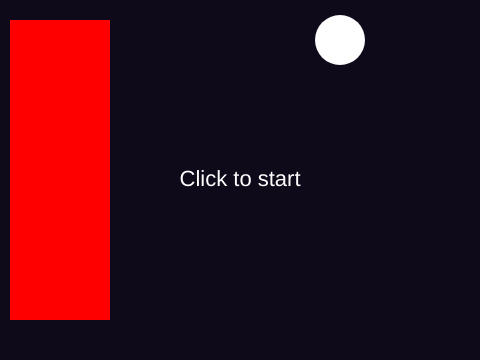
Frame 1 (no input)
Frame 60 (no input): identical to frame 1, image omitted
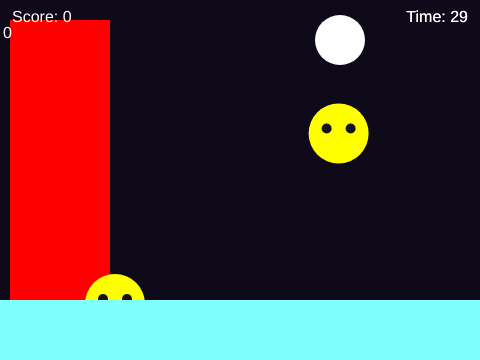
Frame 120 (the mouse pressed at the canvas centre since frame 60)

The p5.js sketch that drew these frames (run headless with seeded random() and noise() and a simulated clock; from frame 60 on, the mouse is pressed at the canvas centre):

// p5.js sketch
// ── sketch.js

let ghost = {
  x: 240,
  y: 180 
};
let score = 0;
let duration = 30;
let startTime;
let state = 'start';
let spawnEvery = 60;
function setup() {
   createCanvas(480,360); 
   startTime = millis();
  spawnGhost();

}

function draw(){
  background (15,10,25);
  noStroke();
  fill(255,0,0)
  rect(10,20,100,300);
  fill (808080)
  ellipse(340,40,50,50)
  if (state === 'start') {
    textAlign(CENTER, CENTER);
    fill(255);
    textSize(22);
    text('Click to start', width / 2, height / 2);
    return;
  }

  if (state === 'over') {
    textAlign(CENTER, CENTER);
    fill(255);
    textSize(22);
    text('Game over\nScore: ' + score + '\nClick to retry', width / 2, height / 2);
    return;
  }
  let elapsed = (millis() - startTime) / 1000;
  let timeLeft = max(0, duration - elapsed);
  if (timeLeft <= 0) {
    state = 'over';
    return;
}
  ghost.x += random(-3, 3);
  ghost.y += random(-3, 3);
  drawGhost(ghost.x, ghost.y);

  fill(255);
  textSize(16);
  text('Score: ' + score, 12, 26);
    
  textAlign(RIGHT, TOP);
  text('Time: ' + ceil(timeLeft), width - 12, 10);
  if (frameCount % spawnEvery === 0) spawnGhost();
  drawGhost(ghost.x, ghost.y);

  textAlign(LEFT, TOP);
  fill(255);
  textSize(16);
  text('Score: ' + score, 12, 10);
  textAlign(RIGHT, TOP);
  text('Time: ' + ceil(timeLeft), width - 12, 10);
    
  fill(128, 255, 255);  //lightpurple
  rect(0,300,480,60);

  
}
 function drawGhost(x,y){
  fill(255, 255, 0);
  ellipse(x,y,60,60);
  fill(20);
  ellipse(x - 12, y - 5, 10);
  ellipse(x + 12, y - 5, 10); 
 }
 function spawnGhost() {
  ghost = { x: random(40, width - 40), y: random(40, height - 40) };
}

function mousePressed() {
  if (state === 'start' || state === 'over') {
    state = 'play';
    score = 0;
    startTime = millis();
    spawnGhost();
    return;
  }
  if (dist(mouseX, mouseY, ghost.x, ghost.y) < 30) {
    score++;
    spawnGhost();
   }
}
